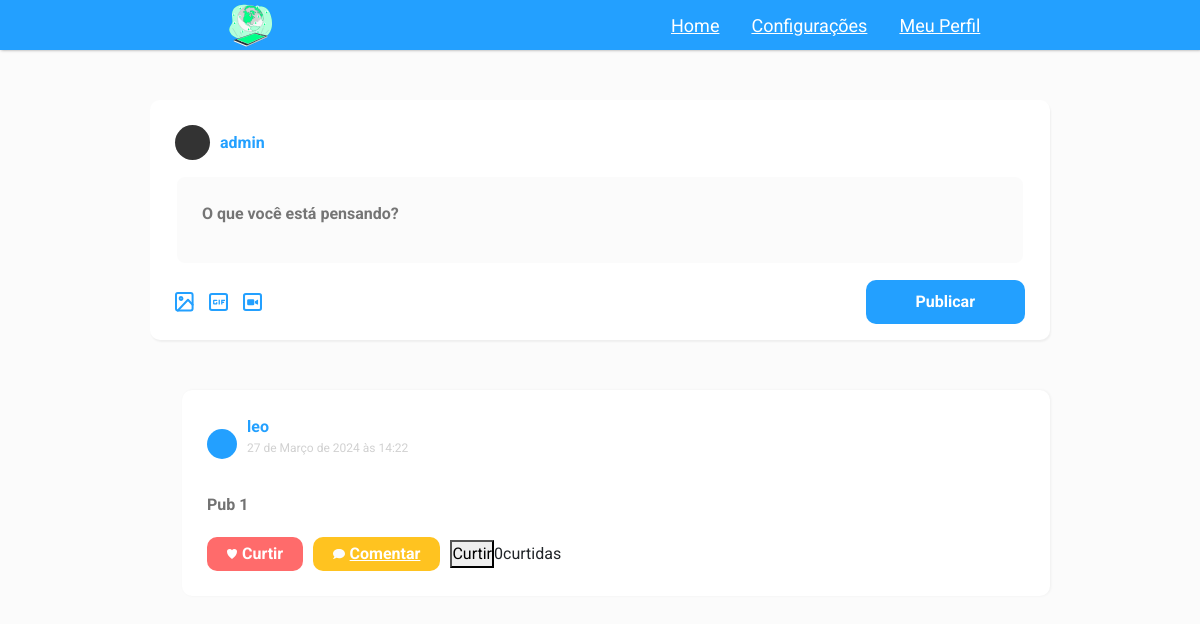
The app's page /home/home/ (signed in), older data.
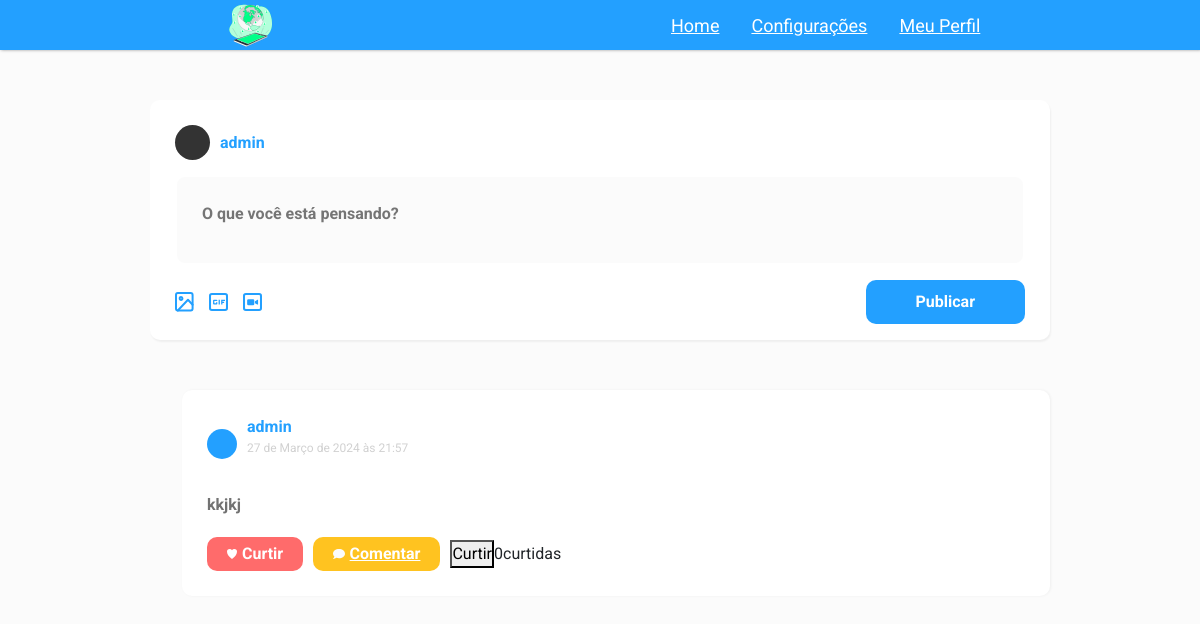
The same page, newer data.
### home/models.py (models this page shows, shortened)
class Publicacao(models.Model):
    autor = models.ForeignKey(User, on_delete=models.CASCADE)
    conteudo = models.TextField()
    data_publicacao = models.DateTimeField(auto_now_add=True)
    curtidas = models.ManyToManyField(User, related_name='curtidas', blank=True)

### home/views.py (the view)
# urls.py: path('home/', views.home, name="home"),
def home(request):
    if not request.user.is_authenticated:
        return render(request, '/usuarios/logar')
    else:
        publicacoes = Publicacao.objects.all()
        return render(request, 'home.html', {'publicacoes': publicacoes})

### home/templates/home.html (shortened to what this page needs)
{% extends 'base.html' %}
{% load static %}
{% block 'cabecalho' %}
    <link rel="stylesheet" href="{% static 'home/css/home.css' %}">
{% endblock %}
{% block 'conteudo' %}
    <header class="cabecalho">
        <img class="cabecalho-imagem" src="{% static 'home/img/inicial.svg' %}" alt="Logo da rede social">
        <nav class="cabecalho-menu">
            <a class="cabecalho-menu-item" href="{% url 'home' %}">Home</a>
            <a class="cabecalho-menu-item" href="#">Configurações</a>
            <a class="cabecalho-menu-item" href="{% url 'renderizar_perfil' %}">Meu Perfil</a>
        </nav>
    </header>
    <main class="main">
        <div class="newPost">
            <div class="infoUser">
                <div class="imgUser"></div>
                <strong>{{request.user}}</strong>
            </div>
            <form id="post-form" method="POST" action="{% url 'publicacao' %}" class="formPost">{% csrf_token %}
                <textarea id="post-text" name="post-text" placeholder="O que você está pensando?"></textarea>
                <div class="iconsAndButton">
                    <div class="icons">
                        <button class="btnFileForm"><img src="{% static 'home/img/img.svg' %}" alt="Adicionar uma imagem"></button>
                        <button class="btnFileForm"><img src="{% static 'home/img/gif.svg' %}" alt="Adicionar um gif"></button>
                        <button class="btnFileForm"><img src="{% static 'home/img/video.svg' %}" alt="Adicionar um video"></button>
                    </div>
                    <button type="submit" id="post-button" class="btnSubmitForm">Publicar</button>
                </div>
            </form>
        </div>
        <ul class="posts">
            {% for publicacao in publicacoes %}
            <li class="post">
                <div class="infoUserPost">
                    <div class="imgUserPost"></div>
                    <div class="nameAndHour">
                        <strong>{{ publicacao.autor }}</strong>
                        <p>{{ publicacao.data_publicacao }}</p>
                    </div>
                </div>
                <p>{{ publicacao.conteudo }}</p>
                <div class="actionBtnPost">
                    <button type="button" class="filesPost like"><img src="{% static 'home/img/heart.svg' %}" alt="Curtir">Curtir</button>
                    <a class="filesPost comment" href="{% url 'comentarios' publicacao.id %}">
                        <img src="{% static 'home/img/comment.svg' %}" alt="">
                        Comentar
                    </a>
                    <button type="button" id="curtir-button-{{ publicacao.id }}" onclick="curtirPublicacao({{ publicacao.id }})">
                        {% if request.user in publicacao.curtidas.all %}
                            Descurtir
                        {% else %}
                            Curtir
                        {% endif %}
                    </button>
                    <span id="curtidas-publicacao-{{ publicacao.id }}">{{ publicacao.curtidas.count }}</span> curtidas
                </div>
            </li>
            {% endfor %}
        </ul>
    </main>
    {% endblock %}

Row changes from the older to the newer data that the page shows:
removed Publicacao: autor "leo", data_publicacao "27 de Março de 2024 às 14:22", conteudo "Pub 1", shows "Curtir", curtidas.count "0"
added Publicacao: autor "admin", data_publicacao "27 de Março de 2024 às 21:57", conteudo "kkjkj", shows "Curtir", curtidas.count "0"
